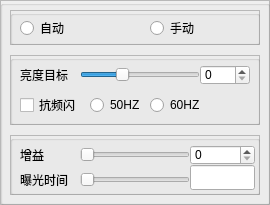
   <widget class="QFrame" name="frame_5">
    <property name="geometry">
     <rect>
      <x>830</x>
      <y>215</y>
      <width>270</width>
      <height>205</height>
     </rect>
    </property>
    <property name="frameShape">
     <enum>QFrame::StyledPanel</enum>
    </property>
    <property name="frameShadow">
     <enum>QFrame::Raised</enum>
    </property>
    <widget class="QGroupBox" name="groupBox_11">
     <property name="geometry">
      <rect>
       <x>0</x>
       <y>0</y>
       <width>270</width>
       <height>205</height>
      </rect>
     </property>
     <property name="title">
      <string/>
     </property>
     <widget class="QFrame" name="frame_exposure_mode">
      <property name="geometry">
       <rect>
        <x>10</x>
        <y>10</y>
        <width>250</width>
        <height>35</height>
       </rect>
      </property>
      <property name="frameShape">
       <enum>QFrame::StyledPanel</enum>
      </property>
      <property name="frameShadow">
       <enum>QFrame::Raised</enum>
      </property>
      <widget class="QGroupBox" name="groupBox_10">
       <property name="geometry">
        <rect>
         <x>0</x>
         <y>0</y>
         <width>250</width>
         <height>35</height>
        </rect>
       </property>
       <property name="title">
        <string/>
       </property>
       <widget class="QRadioButton" name="exposure_mode_auto">
        <property name="geometry">
         <rect>
          <x>10</x>
          <y>7</y>
          <width>109</width>
          <height>22</height>
         </rect>
        </property>
        <property name="text">
         <string>自动</string>
        </property>
       </widget>
       <widget class="QRadioButton" name="exposure_mode_manual">
        <property name="geometry">
         <rect>
          <x>140</x>
          <y>7</y>
          <width>109</width>
          <height>22</height>
         </rect>
        </property>
        <property name="text">
         <string>手动</string>
        </property>
       </widget>
      </widget>
     </widget>
     <widget class="QFrame" name="exposure_auto">
      <property name="geometry">
       <rect>
        <x>10</x>
        <y>55</y>
        <width>250</width>
        <height>70</height>
       </rect>
      </property>
      <property name="frameShape">
       <enum>QFrame::StyledPanel</enum>
      </property>
      <property name="frameShadow">
       <enum>QFrame::Raised</enum>
      </property>
      <widget class="QGroupBox" name="groupBox_12">
       <property name="geometry">
        <rect>
         <x>0</x>
         <y>0</y>
         <width>250</width>
         <height>70</height>
        </rect>
       </property>
       <property name="title">
        <string/>
       </property>
       <widget class="QLabel" name="label_3">
        <property name="geometry">
         <rect>
          <x>10</x>
          <y>10</y>
          <width>60</width>
          <height>20</height>
         </rect>
        </property>
        <property name="text">
         <string>亮度目标</string>
        </property>
       </widget>
       <widget class="QSlider" name="AE_horizontalSlider">
        <property name="geometry">
         <rect>
          <x>70</x>
          <y>10</y>
          <width>120</width>
          <height>20</height>
         </rect>
        </property>
        <property name="maximum">
         <number>300</number>
        </property>
        <property name="value">
         <number>99</number>
        </property>
        <property name="orientation">
         <enum>Qt::Horizontal</enum>
        </property>
       </widget>
       <widget class="QSpinBox" name="AE_spinBox">
        <property name="geometry">
         <rect>
          <x>190</x>
          <y>10</y>
          <width>50</width>
          <height>20</height>
         </rect>
        </property>
        <property name="maximum">
         <number>300</number>
        </property>
       </widget>
       <widget class="QCheckBox" name="flicker_checkBox">
        <property name="geometry">
         <rect>
          <x>10</x>
          <y>40</y>
          <width>70</width>
          <height>20</height>
         </rect>
        </property>
        <property name="text">
         <string>抗频闪</string>
        </property>
       </widget>
       <widget class="QRadioButton" name="radioButton_50HZ">
        <property name="geometry">
         <rect>
          <x>80</x>
          <y>40</y>
          <width>60</width>
          <height>20</height>
         </rect>
        </property>
        <property name="text">
         <string>50HZ</string>
        </property>
       </widget>
       <widget class="QRadioButton" name="radioButton_60HZ">
        <property name="geometry">
         <rect>
          <x>140</x>
          <y>40</y>
          <width>70</width>
          <height>20</height>
         </rect>
        </property>
        <property name="text">
         <string>60HZ</string>
        </property>
       </widget>
      </widget>
     </widget>
     <widget class="QFrame" name="exposure_manual">
      <property name="enabled">
       <bool>true</bool>
      </property>
      <property name="geometry">
       <rect>
        <x>10</x>
        <y>135</y>
        <width>250</width>
        <height>60</height>
       </rect>
      </property>
      <property name="frameShape">
       <enum>QFrame::StyledPanel</enum>
      </property>
      <property name="frameShadow">
       <enum>QFrame::Raised</enum>
      </property>
      <widget class="QGroupBox" name="groupBox_13">
       <property name="geometry">
        <rect>
         <x>0</x>
         <y>0</y>
         <width>250</width>
         <height>60</height>
        </rect>
       </property>
       <property name="title">
        <string/>
       </property>
       <widget class="QLabel" name="label_4">
        <property name="geometry">
         <rect>
          <x>10</x>
          <y>10</y>
          <width>60</width>
          <height>20</height>
         </rect>
        </property>
        <property name="text">
         <string>增益</string>
        </property>
       </widget>
       <widget class="QLabel" name="label_5">
        <property name="geometry">
         <rect>
          <x>10</x>
          <y>35</y>
          <width>60</width>
          <height>20</height>
         </rect>
        </property>
        <property name="text">
         <string>曝光时间</string>
        </property>
       </widget>
       <widget class="QSlider" name="horizontalSlider_gain">
        <property name="geometry">
         <rect>
          <x>70</x>
          <y>10</y>
          <width>110</width>
          <height>20</height>
         </rect>
        </property>
        <property name="orientation">
         <enum>Qt::Horizontal</enum>
        </property>
       </widget>
       <widget class="QSlider" name="horizontalSlider_exposure_time">
        <property name="geometry">
         <rect>
          <x>70</x>
          <y>35</y>
          <width>110</width>
          <height>20</height>
         </rect>
        </property>
        <property name="orientation">
         <enum>Qt::Horizontal</enum>
        </property>
       </widget>
       <widget class="QSpinBox" name="spinBox_gain">
        <property name="geometry">
         <rect>
          <x>180</x>
          <y>10</y>
          <width>65</width>
          <height>20</height>
         </rect>
        </property>
       </widget>
       <widget class="QLineEdit" name="lineEdit_exposure_time">
        <property name="geometry">
         <rect>
          <x>180</x>
          <y>30</y>
          <width>65</width>
          <height>25</height>
         </rect>
        </property>
       </widget>
      </widget>
     </widget>
    </widget>
   </widget>
